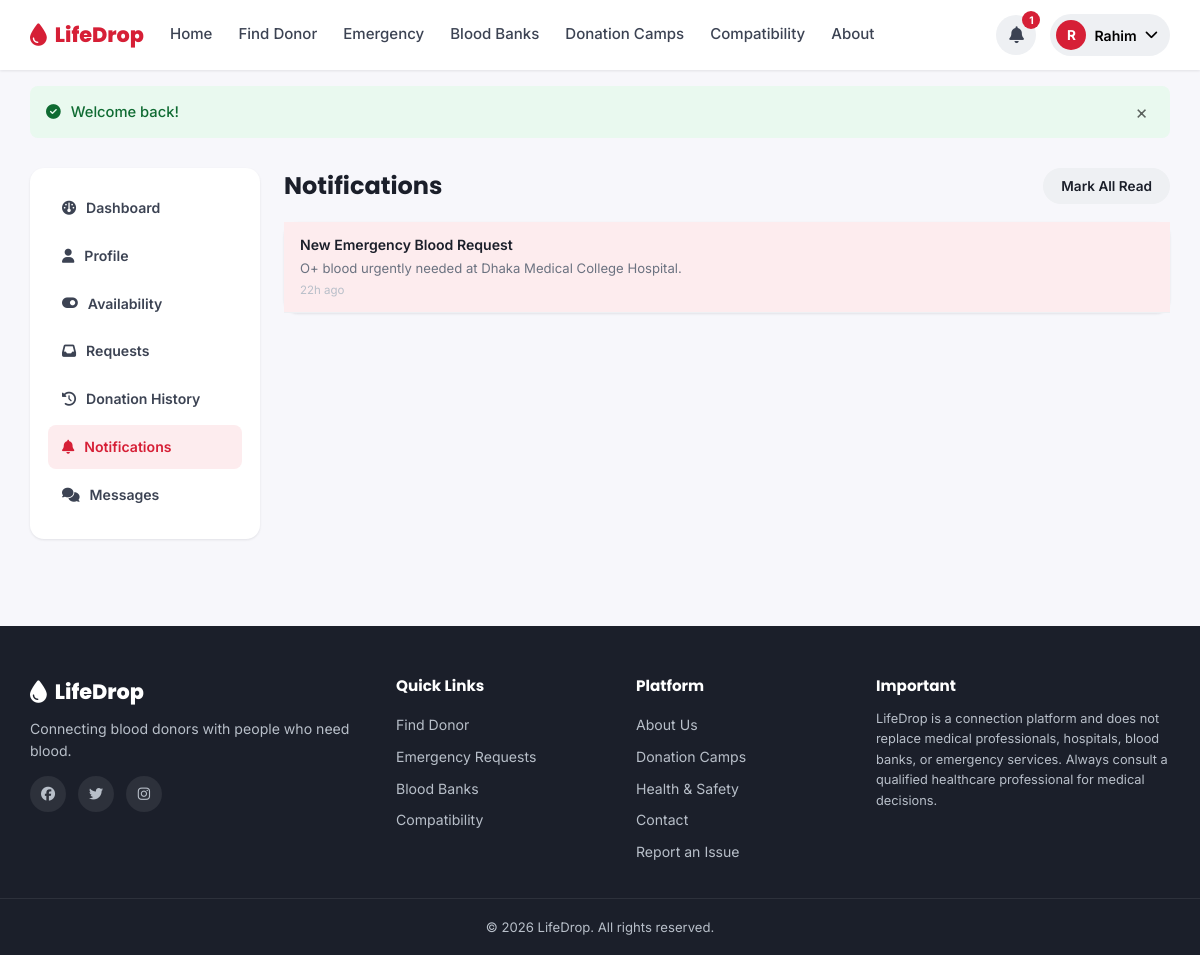
The app's page /donor/notifications.php (signed in) with its own data.
### tables this page shows
CREATE TABLE `users` (
  `id` INT UNSIGNED NOT NULL AUTO_INCREMENT,
  `full_name` VARCHAR(120) NOT NULL,
  `email` VARCHAR(150) NOT NULL,
  `phone` VARCHAR(20) NOT NULL,
  `password_hash` VARCHAR(255) NOT NULL,
  `role` ENUM('donor','seeker','both','admin') NOT NULL DEFAULT 'seeker',
  `blood_group` ENUM('A+','A-','B+','B-','AB+','AB-','O+','O-') DEFAULT NULL,
  `division` VARCHAR(50) DEFAULT NULL,
  `district` VARCHAR(50) DEFAULT NULL,
  `area` VARCHAR(80) DEFAULT NULL,
  `gender` ENUM('Male','Female','Other') DEFAULT NULL,
  `date_of_birth` DATE DEFAULT NULL,
  `profile_photo` VARCHAR(255) DEFAULT NULL,
  `last_donation_date` DATE DEFAULT NULL,
  `availability` ENUM('available','maybe','unavailable') NOT NULL DEFAULT 'available',
  `is_verified` TINYINT(1) NOT NULL DEFAULT 0,
  `is_donor_profile` TINYINT(1) NOT NULL DEFAULT 0,
  `status` ENUM('active','suspended') NOT NULL DEFAULT 'active',
  `total_donations` INT UNSIGNED NOT NULL DEFAULT 0,
  `created_at` TIMESTAMP NOT NULL DEFAULT CURRENT_TIMESTAMP,
  `updated_at` TIMESTAMP NOT NULL DEFAULT CURRENT_TIMESTAMP ON UPDATE CURRENT_TIMESTAMP,
  PRIMARY KEY (`id`),
  UNIQUE KEY `uq_email` (`email`),
  UNIQUE KEY `uq_phone` (`phone`),
  KEY `idx_blood_group` (`blood_group`),
  KEY `idx_division_district` (`division`,`district`),
  KEY `idx_availability` (`availability`)
);

CREATE TABLE `notifications` (
  `id` INT UNSIGNED NOT NULL AUTO_INCREMENT,
  `user_id` INT UNSIGNED NOT NULL,
  `type` VARCHAR(40) NOT NULL,
  `title` VARCHAR(150) NOT NULL,
  `message` VARCHAR(255) NOT NULL,
  `link` VARCHAR(255) DEFAULT NULL,
  `is_read` TINYINT(1) NOT NULL DEFAULT 0,
  `created_at` TIMESTAMP NOT NULL DEFAULT CURRENT_TIMESTAMP,
  PRIMARY KEY (`id`),
  KEY `idx_user_unread` (`user_id`,`is_read`),
  CONSTRAINT `fk_notif_user` FOREIGN KEY (`user_id`) REFERENCES `users`(`id`) ON DELETE CASCADE
);

### includes/functions.php (called while the page is built, shortened)
<?php
function e($value) {
    return htmlspecialchars($value ?? '', ENT_QUOTES, 'UTF-8');
}
function time_ago($datetime) {
    $timestamp = strtotime($datetime);
    $diff = time() - $timestamp;
    if ($diff < 86400) return floor($diff / 3600) . 'h ago';
    return date('d M Y', $timestamp);
}

### includes/auth.php (called while the page is built, shortened)
<?php
require_once __DIR__ . '/functions.php';
function is_logged_in() {
    return !empty($_SESSION['user_id']);
}
function current_user() {
    static $user = null;
    static $fetched = false;
    if ($fetched) {
        return $user;
    }
    $fetched = true;
    global $pdo;
    $stmt = $pdo->prepare('SELECT * FROM users WHERE id = :id LIMIT 1');
    $stmt->execute([':id' => $_SESSION['user_id']]);
    $user = $stmt->fetch();
    return $user;
}

### donor/notifications.php (the view, shortened to what this page needs)
<?php
require_once __DIR__ . '/../includes/auth.php';
$user = current_user();
$stmt = $pdo->prepare('SELECT * FROM notifications WHERE user_id = :id ORDER BY created_at DESC LIMIT 50');
$stmt->execute([':id' => $user['id']]);
$notifications = $stmt->fetchAll();
require_once __DIR__ . '/../includes/header.php';
require_once __DIR__ . '/_sidebar.php';
?>
<div class="dash-wrap">
    <div class="dash-main">
        <div class="panel-header">
            <h1 class="mb-0">Notifications</h1>
            <form method="post" action="<?= e(SITE_URL) ?>/donor/notifications.php">
                <button type="submit" class="btn btn-light btn-sm">Mark All Read</button>
            </form>
        </div>
        <?php if ($notifications): ?>
        <div class="card" style="padding:0;">
            <?php foreach ($notifications as $n): ?>
                <a href="<?= e(SITE_URL . ($n['link'] ?? '#')) ?>" class="notif-item <?= $n['is_read'] ? '' : 'unread' ?>" style="display:block;">
                    <div class="notif-item-title"><?= e($n['title']) ?></div>
                    <div class="notif-item-msg"><?= e($n['message']) ?></div>
                    <div class="notif-item-time"><?= e(time_ago($n['created_at'])) ?></div>
                </a>
            <?php endforeach; ?>
        </div>
        <?php else: ?>
            <div class="empty-state"><i class="fa-solid fa-bell-slash"></i><p>You have no notifications yet.</p></div>
        <?php endif; ?>
    </div>
</div>
<?php require_once __DIR__ . '/../includes/footer.php'; ?>

### includes/navbar.php (shortened to what this page needs)
<?php
require_once __DIR__ . '/notifications.php';
$user = current_user();
$currentPage = basename($_SERVER['SCRIPT_NAME']);
function nav_active($page, $current) { return $page === $current ? 'active' : ''; }
?>
<header class="navbar">
    <div class="navbar-inner">
        <a class="brand" href="<?= e(SITE_URL) ?>/index.php">
            <i class="fa-solid fa-droplet"></i>
            <span><?= e(SITE_NAME) ?></span>
        </a>
        <nav class="nav-links" id="navLinks">
            <a href="<?= e(SITE_URL) ?>/index.php" class="<?= nav_active('index.php', $currentPage) ?>">Home</a>
            <a href="<?= e(SITE_URL) ?>/find-donor.php" class="<?= nav_active('find-donor.php', $currentPage) ?>">Find Donor</a>
            <a href="<?= e(SITE_URL) ?>/emergency-requests.php" class="<?= nav_active('emergency-requests.php', $currentPage) ?>">Emergency</a>
            <a href="<?= e(SITE_URL) ?>/blood-banks.php" class="<?= nav_active('blood-banks.php', $currentPage) ?>">Blood Banks</a>
            <a href="<?= e(SITE_URL) ?>/donation-camps.php" class="<?= nav_active('donation-camps.php', $currentPage) ?>">Donation Camps</a>
            <a href="<?= e(SITE_URL) ?>/compatibility.php" class="<?= nav_active('compatibility.php', $currentPage) ?>">Compatibility</a>
            <a href="<?= e(SITE_URL) ?>/about.php" class="<?= nav_active('about.php', $currentPage) ?>">About</a>
        </nav>
        <div class="nav-right">
            <?php if ($user): ?>
                <div class="user-menu">
                    <button class="user-menu-btn" id="userMenuBtn" type="button">
                        <?php if (!empty($user['profile_photo'])): ?>
                            <img src="<?= e(UPLOAD_URL . $user['profile_photo']) ?>" alt="" class="avatar-sm">
                        <?php else: ?>
                            <span class="avatar-sm avatar-fallback"><?= e(mb_substr($user['full_name'], 0, 1)) ?></span>
                        <?php endif; ?>
                        <span class="user-menu-name"><?= e(explode(' ', $user['full_name'])[0]) ?></span>
                        <i class="fa-solid fa-chevron-down"></i>
                    </button>
                </div>
            <?php else: ?>
                <a href="<?= e(SITE_URL) ?>/login.php" class="btn-nav">Login</a>
                <a href="<?= e(SITE_URL) ?>/register.php" class="btn-nav-primary">Register</a>
            <?php endif; ?>
        </div>
    </div>
</header>

### assets/css/style.css (style rules this page uses)
:root { --red-600: #d61f36; --red-700: #b5152a; --red-500: #e63950; --red-50: #fdecee; --red-100: #fbd6da; --yellow-500: #f5b342; --yellow-600: #e8a12b; --ink-900: #1b1f2a; --ink-700: #3c4353; --ink-500: #6b7280; --ink-300: #b8bfc9; --ink-100: #eef0f3; --bg: #f7f7fb; --white: #ffffff; --green-600: #16a34a; --green-50: #e9f9ef; --amber-600: #d97706; --amber-50: #fef6e7; --blue-600: #2563eb; --blue-50: #eaf1fe; --radius-sm: 8px; --radius-md: 14px; --radius-lg: 20px; --shadow-sm: 0 1px 3px rgba(27,31,42,0.06), 0 1px 2px rgba(27,31,42,0.04); --shadow-md: 0 8px 24px rgba(27,31,42,0.08); --shadow-lg: 0 20px 45px rgba(27,31,42,0.12); --font-heading: 'Poppins', sans-serif; --font-body: 'Inter', sans-serif; }
* { box-sizing: border-box; }
html { scroll-behavior: smooth; }
body { margin: 0; font-family: var(--font-body); color: var(--ink-900); background: var(--bg); line-height: 1.55; -webkit-font-smoothing: antialiased; }
h1, h2, h3, h4, h5 { font-family: var(--font-heading); margin: 0 0 0.5em; line-height: 1.25; }
a { color: inherit; text-decoration: none; }
button { font-family: inherit; cursor: pointer; }
.btn { display: inline-flex; align-items: center; justify-content: center; gap: 8px; padding: 12px 24px; border-radius: 999px; font-weight: 600; font-size: 0.95rem; border: 2px solid transparent; cursor: pointer; transition: all .18s ease; white-space: nowrap; }
.btn-light { background: var(--ink-100); color: var(--ink-900); }
.btn-sm { padding: 8px 16px; font-size: 0.85rem; }
.navbar { position: sticky; top: 0; z-index: 100; background: var(--white); box-shadow: var(--shadow-sm); }
.navbar-inner { max-width: 1180px; margin: 0 auto; padding: 14px 20px; display: flex; align-items: center; gap: 24px; }
.brand { display: flex; align-items: center; gap: 8px; font-family: var(--font-heading); font-weight: 800; font-size: 1.3rem; color: var(--red-600); }
.brand i { font-size: 1.4rem; }
.nav-links { display: flex; align-items: center; gap: 22px; flex: 1; }
.nav-links a { font-weight: 500; color: var(--ink-700); font-size: 0.94rem; padding: 6px 2px; border-bottom: 2px solid transparent; transition: color .15s; }
.nav-right { display: flex; align-items: center; gap: 14px; }
.notif-item { display: block; padding: 12px 16px; border-bottom: 1px solid var(--ink-100); }
.notif-item.unread { background: var(--red-50); }
.notif-item-title { font-weight: 600; font-size: 0.88rem; }
.notif-item-msg { font-size: 0.82rem; color: var(--ink-500); margin-top: 2px; }
.notif-item-time { font-size: 0.72rem; color: var(--ink-300); margin-top: 4px; }
.user-menu { position: relative; }
.user-menu-btn { display: flex; align-items: center; gap: 8px; background: var(--ink-100); border: none; padding: 6px 12px 6px 6px; border-radius: 999px; }
.avatar-sm { width: 30px; height: 30px; border-radius: 50%; object-fit: cover; }
.avatar-fallback { background: var(--red-600); color: #fff; display: flex; align-items: center; justify-content: center; font-weight: 700; font-size: 0.85rem; }
.user-menu-name { font-weight: 600; font-size: 0.88rem; }
.card { background: #fff; border-radius: var(--radius-md); box-shadow: var(--shadow-sm); padding: 24px; }
.panel-header { display: flex; justify-content: space-between; align-items: center; margin-bottom: 18px; }
.dash-wrap { max-width: 1180px; margin: 30px auto; padding: 0 20px; display: grid; grid-template-columns: 230px 1fr; gap: 24px; }
.dash-main h1 { font-size: 1.5rem; }
.mb-0 { margin-bottom: 0; }

### records on screen
users: full_name "R", full_name "Rahim"
notifications: title "New Emergency Blood Request", message "O+ blood urgently needed at Dhaka Medical College Hospital.", created_at "22h ago"

### other values on screen
SITE_NAME "LifeDrop"
$unread "1"
$fm['message'] "Welcome back!"
$label "Dashboard"
$label "Profile"
$label "Availability"
$label "Requests"
$label "Donation History"
$label "Notifications"
$label "Messages"
